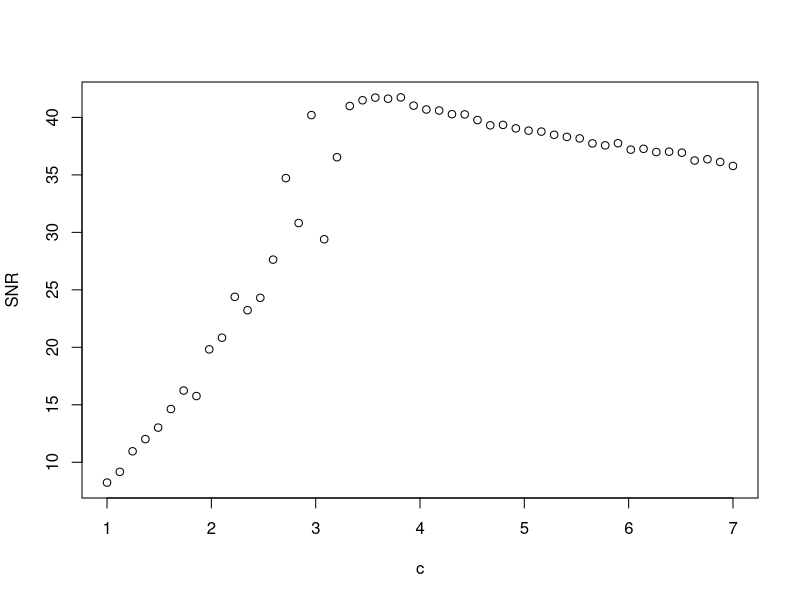
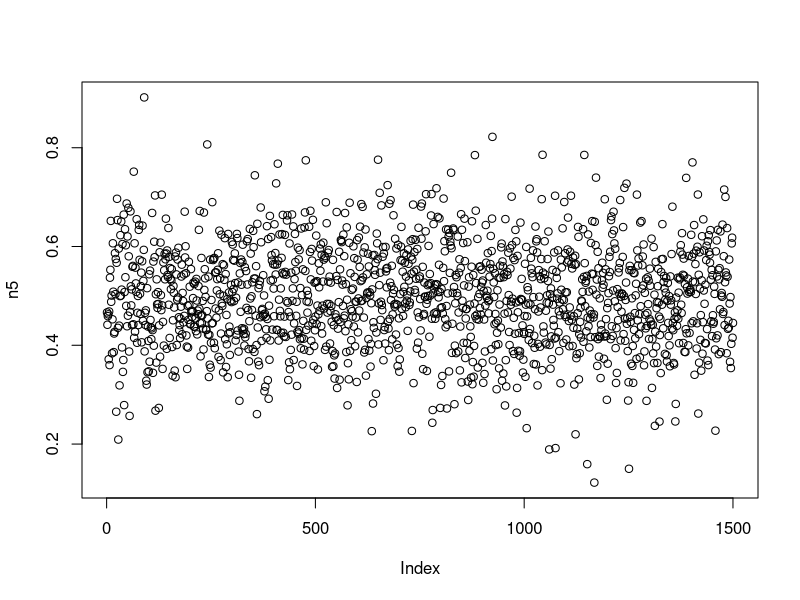

Here is the R script that generated these plots, in order:

quant<-function(v, zell, lower, upper, mitten){
  v<-ifelse(((lower[1:zell]<=v)&(v<upper[1:zell])), mitten[1:zell] , NA) 
}

quantize<- function(x, bits=8, min, max){
  zellen<-2**bits
  step<-max/zellen
  mitten<-seq(step/2, max-step/2, by=step)
  lower<-seq(min, max-step, length.out= zellen)
  lower[1]<- -Inf
  upper<-seq(min+step, max, length.out= zellen)
  upper[zellen]<- Inf
  t<-sapply(x, quant,zell= zellen, lower=lower, upper=upper, mitten= mitten)
  y<-t[!is.na(t[,1:length(x)])]
  return(y)
  
}
decibel<- function(x){
  return(10*log10(var(x)))
}

SNR<-function(x,y){
  return(decibel(x)-decibel(y))
}

GenSNR<- function(x, bits, min, max){
  y<-quantize(x, bits, min, max)
  rausch<- x-y
  return(SNR(x,rausch))
}
normSNR<-function(c){
  normV<-rnorm(1500, 1/2,1/(2*c))
  normSNR<-GenSNR(normV, 8, 0,1)
}

####### b #########
b<-sin(seq(0,pi,length=1500))
b_quant<-quantize(b,min= 0, max=1)
b_quant
b-b_quant

###### d #########
d<-sin(seq(0,pi,length=1500))
dSNR8<- GenSNR(d, 8,0,1)
dSNR12<-GenSNR(d, 12,0,1)
dSNR8
dSNR12
t<-vector(length=10)
t[1]<-(dSNR8)
t[2]<-(dSNR12)



###### e ########
e<-runif(1500, 0,1)
eSNR8<-GenSNR(e, 8, 0,1)
eSNR12<-GenSNR(e,12,0,1)
eSNR8
eSNR12
t[3]<-(eSNR8)
t[4]<-(eSNR12)

##### f ########
f<-rnorm(1500,1/2,1/8)
fSNR8<-GenSNR(f,8,0,1)
fSNR12<-GenSNR(f,12,0,1)
fSNR8
fSNR12
t[5]<-(fSNR8)
t[6]<-(fSNR12)

##### g #######
g<-seq(0,1, length.out = 1500)
gSNR8<-GenSNR(g,8,0,1)
gSNR12<-GenSNR(g,12,0,1)
gSNR8
gSNR12
t[7]<-(gSNR8)
t[8]<-(gSNR12)

##### h #######
h<-runif(1500, 0,1.05)
hSNR8<-GenSNR(h, 8, 0, 1.05)
hSNR12<-GenSNR(h, 12,0, 1.05)
hSNR8
hSNR12
t[9]<-(hSNR8)
t[10]<-(hSNR12)

##### i #####
c<- seq(1,7, length.out = 50)
SNR<-sapply(c, normSNR )
plot(c,SNR)


n1<-f<-rnorm(1500,1/2,1/(2*1))
n2<-f<-rnorm(1500,1/2,1/(2*2))
n3<-f<-rnorm(1500,1/2,1/(2*3))
n4<-f<-rnorm(1500,1/2,1/(2*4))
n5<-f<-rnorm(1500,1/2,1/(2*5))
n6<-f<-rnorm(1500,1/2,1/(2*6))
n7<-f<-rnorm(1500,1/2,1/(2*7))

#plot(ecdf(n4))
#plot(n1)
n1DB<-decibel(n1)
n1Q<-quantize(n1, 8, 0,1)
n1R<-n1-n1Q
n1RDB<-decibel(n1R)
n1RDB
n1DB

#plot(n3)
n3DB<-decibel(n3)
n3Q<-quantize(n3, 8, 0,1)
n3R<-n3-n3Q
n3RDB<-decibel(n3R)
n3RDB
n3DB

plot(n5)
n5DB<-decibel(n5)
n5Q<-quantize(n5, 8, 0,1)
n5R<-n5-n5Q
n5RDB<-decibel(n5R)
n5RDB
n5DB

#plot(n7)
n7DB<-decibel(n7)
n7Q<-quantize(n7, 8, 0,1)
n7R<-n7-n7Q
n7RDB<-decibel(n7R)
n7RDB
n7DB

##### Tabelle erstellen ####
names(t) <- c("d) 8 bit", "d) 12 bit","e) 8 bit", "e) 12 bit", "f) 8 bit", "f) 12 bit", "g) 8 bit", "g) 12 bit", "h) 8 bit", "h) 12 bit")
#write.table(t, file = "Wertetabelle.txt", col.names = NA, sep = "\t ")

####tex Datei
# https://www.overleaf.com/16033581dnrnvzytxdjd

